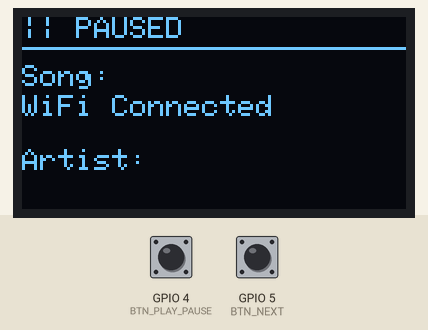
Bench run of a sketch on a simulated ESP32. On the bench: 128×64 one-colour display. The inputs (shaded band) are chosen by the test bench; at power-on: GPIO 4 (BTN_PLAY_PAUSE) HIGH, GPIO 5 (BTN_NEXT) HIGH. WiFi joins after 1.5 s; servers stay silent unless stated; uploads are accepted with an empty reply; what the sketch prints to the serial monitor is not drawn.

Above: at 2.7 s.
2.8 s: GPIO 4 (BTN_PLAY_PAUSE) pulled LOW for 3.2 s
At 6.5 s:
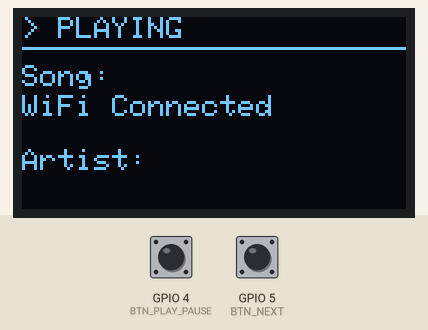
9.2 s: GPIO 4 (BTN_PLAY_PAUSE) pulled LOW for 0.15 s
At 9.9 s:
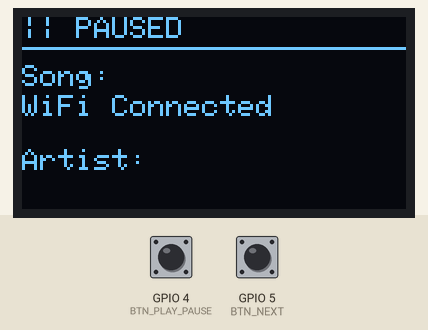
Timing chart, 0 to 12.2 s (numbered marks = the images above; inputs shaded):
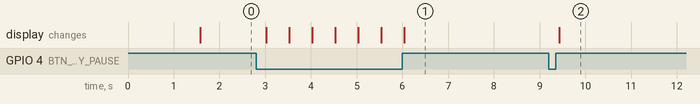

Measured:
- after the input at 2.8 s, the display: changes after 0.23 s (image 1)
- after the input at 9.2 s, the display: changes after 0.23 s (image 2)

The sketch:

esp32_spotify_player.ino
```cpp
#include <WiFi.h>
#include <HTTPClient.h>
#include <Wire.h>
#include <Adafruit_GFX.h>
#include <Adafruit_SSD1306.h>
#include <ArduinoJson.h>

// ==========================================
// CONFIGURATION
// ==========================================
const char* ssid = "Galaxy A34 5G CE6F";
const char* password = "apple356";

// The local IP of your Node.js proxy server
const char* proxy_ip = "10.36.129.32";
const int proxy_port = 8888;

// OLED Setup (I2C)
#define SCREEN_WIDTH 128
#define SCREEN_HEIGHT 64
#define OLED_RESET    -1
Adafruit_SSD1306 display(SCREEN_WIDTH, SCREEN_HEIGHT, &Wire, OLED_RESET);

// Pins for Push Buttons
// Connect button to pin and GND
#define BTN_PLAY_PAUSE 4
#define BTN_NEXT       5

// ==========================================
// STATE VARIABLES
// ==========================================
bool isPlaying = false;
String currentTitle = "Connecting...";
String currentArtist = "";

unsigned long lastPollTime = 0;
const unsigned long pollInterval = 3000; // Poll every 3 seconds

unsigned long lastBtnPlayPause = 0;
unsigned long lastBtnNext = 0;
const int debounceDelay = 300; // 300ms debounce

void setup() {
    Serial.begin(115200);

    // Initialize Buttons (internal pullups, button connects pin to GND)
    pinMode(BTN_PLAY_PAUSE, INPUT_PULLUP);
    pinMode(BTN_NEXT, INPUT_PULLUP);

    // Initialize OLED
    // Default I2C pins for ESP32: SDA = 21, SCL = 22
    if(!display.begin(SSD1306_SWITCHCAPVCC, 0x3C)) {
        Serial.println(F("SSD1306 allocation failed"));
        for(;;);
    }

    display.clearDisplay();
    display.setTextColor(WHITE);
    display.setTextSize(1);
    display.setCursor(0, 16);
    display.println("Connecting WiFi...");
    display.display();

    // Connect to WiFi
    WiFi.begin(ssid, password);
    while (WiFi.status() != WL_CONNECTED) {
        delay(500);
        Serial.print(".");
    }
    Serial.println("\nWiFi connected");

    currentTitle = "WiFi Connected";
    updateDisplay();
}

void loop() {
    // 1. Handle Button Presses
    if (digitalRead(BTN_PLAY_PAUSE) == LOW) {
        if (millis() - lastBtnPlayPause > debounceDelay) {
            sendControlCommand(isPlaying ? "pause" : "play");
            lastBtnPlayPause = millis();
            // Optimistic update
            isPlaying = !isPlaying;
            updateDisplay();
        }
    }

    if (digitalRead(BTN_NEXT) == LOW) {
        if (millis() - lastBtnNext > debounceDelay) {
            sendControlCommand("next");
            lastBtnNext = millis();
        }
    }

    // 2. Poll the Node.js Proxy for Currently Playing
    if (millis() - lastPollTime > pollInterval) {
        fetchNowPlaying();
        lastPollTime = millis();
    }
}

void fetchNowPlaying() {
    if (WiFi.status() != WL_CONNECTED) return;

    HTTPClient http;
    String url = String("http://") + proxy_ip + ":" + proxy_port + "/now-playing";
    http.begin(url);

    int httpCode = http.GET();

    if (httpCode == 200) {
        String payload = http.getString();

        // Parse JSON (Adjust capacity if needed)
        StaticJsonDocument<512> doc;
        DeserializationError error = deserializeJson(doc, payload);

        if (!error) {
            bool playing = doc["is_playing"];
            const char* title = doc["title"];
            const char* artist = doc["artist"];

            isPlaying = playing;
            if (title && artist) {
                currentTitle = String(title);
                currentArtist = String(artist);
            } else {
                currentTitle = "Nothing Playing";
                currentArtist = "";
            }
            updateDisplay();
        } else {
            Serial.println("JSON Parsing failed");
        }
    } else {
        Serial.printf("GET failed, error: %s\n", http.errorToString(httpCode).c_str());
    }
    http.end();
}

void sendControlCommand(String action) {
    if (WiFi.status() != WL_CONNECTED) return;

    HTTPClient http;
    String url = String("http://") + proxy_ip + ":" + proxy_port + "/control";
    http.begin(url);
    http.addHeader("Content-Type", "application/json");

    String payload = "{\"action\":\"" + action + "\"}";
    int httpCode = http.POST(payload);

    if (httpCode > 0) {
        Serial.printf("POST action %s -> %d\n", action.c_str(), httpCode);
    } else {
        Serial.printf("POST failed, error: %s\n", http.errorToString(httpCode).c_str());
    }
    http.end();
}

void updateDisplay() {
    display.clearDisplay();

    // Playback Status Header
    display.setTextSize(1);
    display.setCursor(0, 0);
    display.print(isPlaying ? "> PLAYING" : "|| PAUSED");

    display.drawLine(0, 10, SCREEN_WIDTH, 10, WHITE);

    // Song Title
    display.setCursor(0, 16);
    display.print("Song:");
    display.setCursor(0, 26);
    display.print(currentTitle);

    // Artist
    display.setCursor(0, 44);
    display.print("Artist:");
    display.setCursor(0, 54);
    display.print(currentArtist);

    display.display();
}
```
